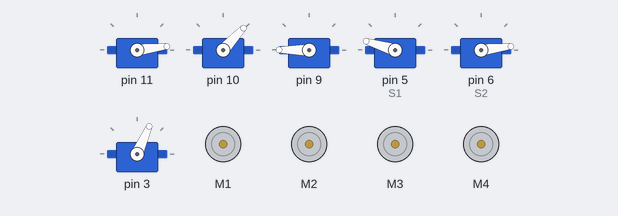
The sketch below on a simulated Arduino Uno, built with avr-gcc and run on an emulated ATmega328P. On the bench: 6 × servo, 4 × DC motor (green arrow = forward, orange = backward, longer = faster).

Above: at 6.15 s.
At 8.1 s:
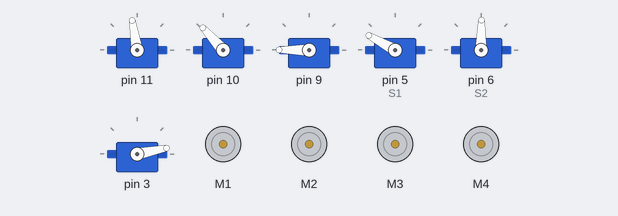
At 10.3 s:
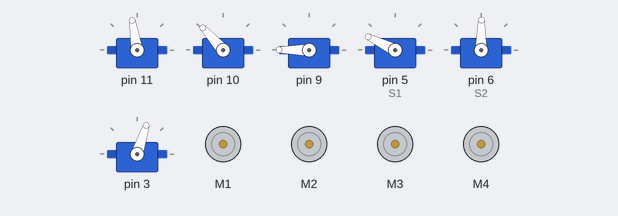
At 14.2 s:
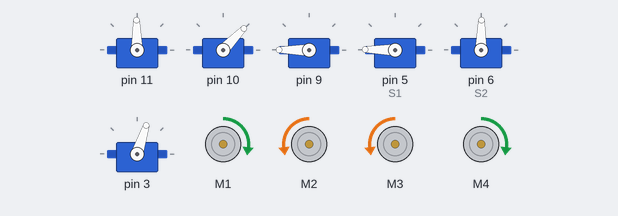
At 22.9 s:
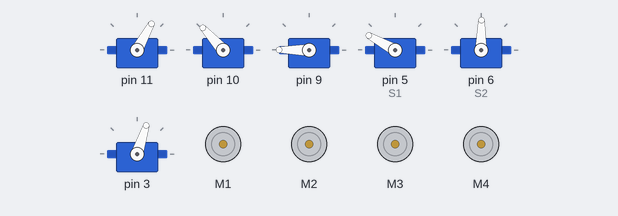
At 33.0 s:
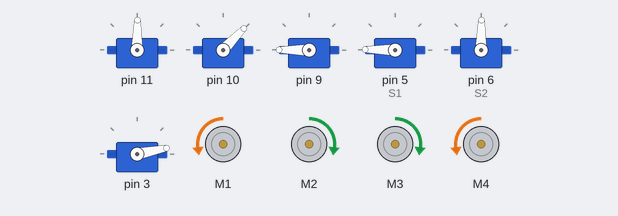
Timing chart, 0 to 40.0 s (numbered marks = the images above):
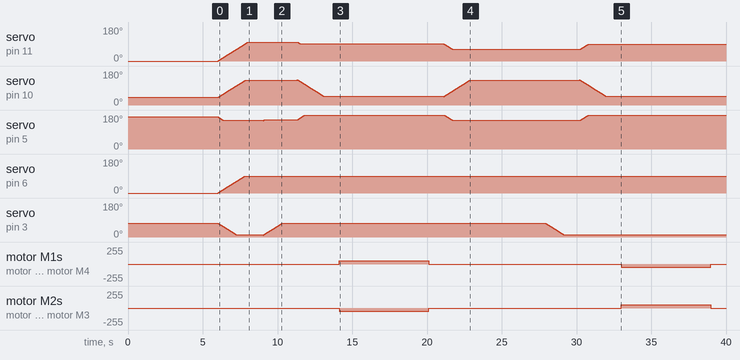

Measured:
- by itself, servo on pin 6 (S2): moves from 0° to 89° over 1.8 s
- by itself, motor M1, motor M4: stopped → forward 50/255 at 14.1 s, → stopped 6.0 s later, → backward 50/255 12.9 s later, → stopped 6.0 s later
- by itself, motor M2, motor M3: stopped → backward 50/255 at 14.1 s, → stopped 6.0 s later, → forward 50/255 12.9 s later, → stopped 6.0 s later

The sketch:

sortingBot.ino
```cpp
#include <Braccio.h>
#include <Servo.h>
#include <Wire.h>
#include <Adafruit_MotorShield.h>

Servo base;
Servo shoulder;
Servo elbow;
Servo wrist_ver;
Servo wrist_rot;
Servo gripper;

Adafruit_MotorShield AFMS = Adafruit_MotorShield();
Adafruit_DCMotor *myMotor = AFMS.getMotor(1);
Adafruit_DCMotor *myMotor2 = AFMS.getMotor(2);
Adafruit_DCMotor *myMotor3 = AFMS.getMotor(3);
Adafruit_DCMotor *myMotor4 = AFMS.getMotor(4);

#define S0 4
#define S1 5
#define S2 6
#define S3 7
#define sensorOut 8

int frequency = 0;


void setup() {
    Serial.begin(9600);
    Braccio.begin();

    //Braccio.ServoMovement(20, 90, 90, 90, 90, 90, 73); //sets the starting position of arm

    AFMS.begin();   // create with the default frequency 1.6KHz

    myMotor->setSpeed(0);
    myMotor2->setSpeed(0);
    myMotor3->setSpeed(0);
    myMotor4->setSpeed(0);
    myMotor->run(RELEASE);
    myMotor2->run(RELEASE);
    myMotor3->run(RELEASE);
    myMotor4->run(RELEASE);

    pinMode(S0, OUTPUT);
    pinMode(S1, OUTPUT);
    pinMode(S2, OUTPUT);
    pinMode(S3, OUTPUT);
    pinMode(sensorOut, INPUT);

    // Setting frequency-scaling to 20%
    digitalWrite(S0,HIGH);
    digitalWrite(S1,LOW);

}

void loop() {
    if(isRed){
      armPosition1();
      delay(1000);
      moveForward();
      delay(1000);
      armPosition2Release();
      delay(1000);
      moveBackward();
      delay(1000);
    }
    else{
      armPosition1();
      delay(1000);
      moveForward();
      delay(1000);
      armPosition1Release();
      delay(1000);
      moveBackward();
      delay(1000);
    }
    delay(10000);
}

void armPosition1() {
    //The braccio moves to the sponge. Only the M2 servo will moves
  Braccio.ServoMovement(20, 100,  133, 180, 150,  90,   10);

  delay(1000);

  Braccio.ServoMovement(20, 100,  133, 180, 155,  90,   73);

  delay(1000);

  Braccio.ServoMovement(20, 90,  45, 180, 180,  90,  73);

}
void armPosition1Release() {
    //The braccio moves to the sponge. Only the M2 servo will moves
  Braccio.ServoMovement(20,           100,  133, 180, 150,  90,   73);

  delay(5000);

  Braccio.ServoMovement(20,           100,  133, 180, 150,  90,   10);

  delay(1000);

  Braccio.ServoMovement(20,           90,  45, 180, 180,  90,  10);

}

void armPosition2() {

  Braccio.ServoMovement(20,           60,  133, 180, 150,  90,   10);

  delay(1000);

  Braccio.ServoMovement(20,           60,  133, 180, 150,  90,   73);

  delay(1000);

  Braccio.ServoMovement(20,           90,  45, 180, 180,  90,  73);

}

void armPosition2Release() {

  Braccio.ServoMovement(20,           60,  133, 180, 150,  90,   73);

  delay(5000);

  Braccio.ServoMovement(20,           60,  133, 180, 150,  90,   10);

  delay(1000);

  Braccio.ServoMovement(20,           90,  45, 180, 180,  90,  10);

}

void armPosition3() {

  //move the arm so that the block gets placed back onto the ground
}

void moveForward(){

  myMotor->setSpeed(50);
   myMotor2->setSpeed(50);
   myMotor3->setSpeed(50);
   myMotor4->setSpeed(50);


for(int i = 0; i<6; i++)  {
  myMotor->run(FORWARD);
   myMotor2->run(BACKWARD);
   myMotor3->run(BACKWARD);
   myMotor4->run(FORWARD);
   delay (1000);
}

myMotor->setSpeed(0);
   myMotor2->setSpeed(0);
   myMotor3->setSpeed(0);
   myMotor4->setSpeed(0);

}

void moveBackward(){

myMotor->setSpeed(50);
   myMotor2->setSpeed(50);
   myMotor3->setSpeed(50);
   myMotor4->setSpeed(50);

for(int i = 0; i<6; i++)  {
  myMotor->run(BACKWARD);
   myMotor2->run(FORWARD);
   myMotor3->run(FORWARD);
   myMotor4->run(BACKWARD);
   delay (1000);
}

myMotor->setSpeed(0);
   myMotor2->setSpeed(0);
   myMotor3->setSpeed(0);
   myMotor4->setSpeed(0);

}
bool isRed(){
  // Setting red filtered photodiodes to be read
  digitalWrite(S2,LOW);
  digitalWrite(S3,LOW);
  // Reading the output frequency
  frequency = pulseIn(sensorOut, LOW);
  //Remaping the value of the frequency to the RGB Model of 0 to 255
  if(frequency>200){
    return true;
  }
  else{
    return false;
  }
}
```
